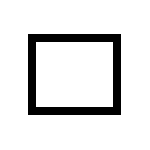
%> input picture trasa_stvorec.bmp, 150 x 150 px
$ octave test_spracovanie_obrazu.m   (GNU Octave 9; MATLAB toolbox functions it lacks are replaced by stand-ins)
%> lines starting %> are read from the running program, lines starting %| are printed output that depends on the picture; in (x1, y1, x2, y2) boxes, pixels count from 0 and x2, y2 are one past the last pixel; in counts of white or black regions, pixels touching at a corner belong together; the program's own positions count from 1
### vyber_trasy.m
function [start,cesta,checkpoints,prekazky] = vyber_trasy(trasa_num)
%> called with trasa_num = 1
%=========================================================================>
%                   VYBER TRASY - Diskrétna forma
%=========================================================================>
% Táto funkcia je rovnaká pre diskrétnu aj analógovú formu pohybu robota.
%
%
% VYBER_TRASY  Nacitanie a uprava trasy
%   START,CESTA,CHECKPOINTS,PREKAZKY = VYBER_TRASY(TRASA_NUM)
%      START        startovacia poloha v tvare [x, y]
%      CESTA        mapa prostredia
%      CHECKPOINTS  poloha checkpointov
%      PREKAZKY     aktualne suradnice prekazok v tvare [x1 y1, x2 y2, ...]
%      TRASA_NUM    ziadane prostredie:
%                                       1 = stvorec
%                                       2 = race track
%                                       3 = kruh
%                                       4 = osmicka
%                                       5 = sestuholnik
%                                       6 = race track_2
%
%
% See also KONTROLA_SNIMACOV, NEURONOVA_SIET, AKTUALIZACIA_ORIENTACIA,
%          KONTROLA_ZMENY_ORIENTAACIE, POHYB, GENETICKY_ALGORITMUS,
%          POHYBUJUCE_PREKAZKY, VYKRESLOVANIE, VYKRESLOVANIE_SIMULACIA.


collum = [75 75 75 75 75 75 75 75];
one = ones(1,8);

if(trasa_num == 1)  %stvorec
    checkpoints = cat(2,[collum; 29:36],[108:115; collum],[collum; 114:121],[35:42;collum]);
%     prekazky = [80 32 112 75 75 118 39 80];
    prekazky = [41 118, 42 108, 38 98, 41 88, 40 78, 42 68, 40 58, 39 48, 42 36, 52 33, 62 34, 72 35, 82 33, 92 31, 102 35, 112 36, 110 46, 109 56,  108 66, 110 76, 112 86, 109 96, 112 106, 109 115, 99 116, 89 114, 79 117, 69 115, 59 114, 49 116, 42 114];
elseif(trasa_num == 2)  %race track
    checkpoints = cat(2,[one*25;46:53],[8:15;one*33],[one*37;14:21],[one*87;29:36],[one*117;2:9], ...
                        [133:140;one*41],[108:115;one*65],[108:115;one*120],[one*77;113:120], ...
                        [one*50;126:133],[21:28;one*110],[35:42;collum]);
    prekazky = [25 48 37 18 117 6 111 65 77 115 25 110];
elseif(trasa_num == 3) %kruh
    checkpoints = cat(2,[collum; 21:28],[119:126; collum],[collum; 124:131], [25:32;collum]);
    prekazky = [75 26 122 75 75 126 24 75];
elseif(trasa_num == 4)  %osmicka
    checkpoints = cat(2,[39:46;one*45],[collum; 9:16],[93:100; one*37],[85:92; one*64],[102:109; one*88],[collum; 131:138],[43:50;one*113], [51:58;one*87]);
    prekazky = [41 45 94 37 104 88 45 113];
elseif(trasa_num == 5)  %sestuholnik
    checkpoints = cat(2,[collum; 25:32],[120:127; collum],[collum; 117:124],[22:29;collum]);
    prekazky = [75 26 122 75 75 119 24 75];
elseif(trasa_num == 6)  %race track_2
    collum4 = [39 39 39 39 39 39 39 39]; collum12 = [137 136 135 134 133 132 131 131]; collum13 = [63 63 63 63 63 63 63 63];
    collum3 = [52 51 50 49 48 47 46 46]; collum11 = [13 13 13 13 13 13 13 13]; collum14 = [87 87 87 87 87 87 87 87];
    collum1 = [63 62 61 60 59 58 57 57]; collum10 = [119 119 119 119 119 119 119 119]; collum15 = [100 100 100 100 100 100 100 100];
    collum2 = [56 56 55 54 53 52 51 51]; collum9 = [95 95 95 95 95 95 95 95]; collum16 = [114 114 114 114 114 114 114 114];
    collum5 = [25 25 25 25 25 25 25 25]; collum8 = [75 75 75 75 75 75 75 75]; collum17 = [126 126 126 126 126 126 126 126];
    collum6 = [47 47 46 45 44 43 42 42]; collum7 = [60 60 60 60 60 60 60 60]; collum18 = [105 105 105 105 105 105 105 105];
    collum19 = [94 94 93 92 91 90 89 89]; collum21 = [49 49 49 49 49 49 49 49]; collum23 = [135 135 135 135 135 135 135 135];
    collum20 = [77 77 77 77 77 77 77 77]; collum22 = [37 37 37 37 37 37 37 37]; collum24 = [120 120 120 120 120 120 120 120];
    collum25 = [108 108 108 108 108 108 108 108];
    collum26 = [102 102 101 100 99 98 97 96]; collum27 = [39 39 38 37 36 35 34 33];

    checkpoints = cat(2, [34:40,40; collum1], [17:23,23; collum3], [13,13:18,18; 16,16:21,21], [collum6;19,19:24,24] ...
        , [collum8; 29:36], [collum10; 2:9], ...
        [collum12; 29:35,35], [108:115; collum13], [108:115; collum14], ...
        [108:115; collum16],[collum18;136:143], [collum20;126:133], ...
        [collum22; 139:146],[21:28; collum24]);
    prekazky = [36 60 14 17 119 4 110 63 105 138 23 120];

end


switch trasa_num
    case 1
        start = [39 74];
        cesta = imread('trasa_stvorec.bmp');
%> cesta is the input picture: size 150x150x3 uint8; 88.8% white; 1 black region, box (x1, y1, x2, y2) and area: (28, 34, 121, 115) 2528
    case 2
        start = [39 74];
        cesta = imread('race_track.bmp');
    case 3
        start = [32 74];
        cesta = imread('trasa_kruh.bmp');
    case 4
        start = [55 74];
        cesta = imread('trasa_osmicka.bmp');
    case 5
        start = [28 74];
        cesta = imread('trasa_sestuholnik.bmp');
    case 6
        start = [39 74];
        cesta = imread('race_track_2.bmp');
end

cesta = (cesta(:,:,1) + cesta(:,:,2) + cesta(:,:,3)) ./ (255);
end

### rotacia_obrazu_v1_BW.m
function [final_image] = rotacia_obrazu_v1_BW(cesta, pozicia, uhol, step, vykreslovanie)
% vytvorenie prostredia
[sirka,vyska] = size(cesta);
%
% prostredie = zeros(sirka,vyska,3);
prostredie = zeros(sirka,vyska);


prostredie(:,:) = cesta*255;


% Zobrazenie prostredia
% figure(2)

% vysek z mapy na zaklade orientacie a polohy
% % musia to byt neparne hodnoty
vysek_sirka = 31;
vysek_vyska = 21;
%%

%left down corner
l_d = [pozicia(1) - round(vysek_sirka), pozicia(2) + round(vysek_vyska/2)-1];
%right down corner
r_d = [pozicia(1) , pozicia(2) + round(vysek_vyska/2)-1];
%left up corner
l_u = [pozicia(1) - round(vysek_sirka), pozicia(2) - round(vysek_vyska/2)-1];
%right up corner
r_u = [pozicia(1) , pozicia(2) - round(vysek_vyska/2)-1];

rohy =[l_d; r_d; l_u; r_u];

% rectangle_crop_coordinates_1 = min(rohy,[],1);

rectangle_crop_coordinates_1 =[min(rohy,[],1),vysek_sirka,vysek_vyska];

%Tu si vyratam kde sa nachadzaju rohy obdlznika po rotacii
%left down corner rotated
l_d_r = rotacia_stvorca(l_d, pozicia, (uhol * pi)/180);
r_d_r = rotacia_stvorca(r_d, pozicia, (uhol * pi)/180);
l_u_r = rotacia_stvorca(l_u, pozicia, (uhol * pi)/180);
r_u_r = rotacia_stvorca(r_u, pozicia, (uhol * pi)/180);

rohy_r = [l_d_r; r_d_r; l_u_r; r_u_r];
max_coordinates_val = max(rohy_r,[],1);
min_coordinates_val = min(rohy_r,[],1);
w = max_coordinates_val(1)- min_coordinates_val(1);
h = max_coordinates_val(2)- min_coordinates_val(2);

% rectangle_crop_coordinates_2 = min(rohy_r(),[],1);
rectangle_crop_coordinates_2 = [min(rohy_r,[],1),w,h];

% rectangle_crop_coordinates = [min(rohy,[],1),max(rohy,[],1)];
%%
croped_image = imcrop(prostredie,rectangle_crop_coordinates_1);
%cropnuty obrazok

%%
% croped_image = imcrop(cesta,rectangle_crop_coordinates);
croped_image = imcrop(prostredie,rectangle_crop_coordinates_2);
% croped_image = imcrop([rectangle_crop_coordinates_2, vysek_sirka, vysek_vyska*2]);

%cropnuty obrazok

%%

% imshow(rotated_croped_image*255)
%orotovany obrazok
rotated_croped_image = imrotate(croped_image,uhol,'bilinear');


%%

cropped_image_size = size(rotated_croped_image);


crop_x_coordinate = round((cropped_image_size(2) - vysek_sirka)/2);
crop_y_coordinate = round((cropped_image_size(1) - vysek_vyska)/2);

rectangle_mask = [crop_x_coordinate,crop_y_coordinate,...
                  vysek_sirka, vysek_vyska];

image = imcrop(rotated_croped_image,rectangle_mask);

image_size = size(image);
x_step=floor(image_size(1)/step);
y_step=floor(image_size(2)/step);

for (i=1:1:x_step)
    for (j=1:1:y_step)
        final_image(i,j)=image(i*step,j*step);
    end
end

if vykreslovanie == 1
    %origo prostredie
    tiledlayout(4,2)
    nexttile([4,1])

    imshow(prostredie)
    title('Povodne prostredie')

    nexttile
    % imshow(croped_image*255)
    imshow(croped_image)
    title('startovaci pohlad(vozidlo v strede)')

    nexttile
    % imshow(croped_image*255)
    imshow(croped_image)
    title('Cropnuty obrazok')

    nexttile
    imshow(rotated_croped_image)
    title('Cropnuty obrazok orotovany okolo vozidla')

    nexttile
    imshow(final_image)
    title('Vysledny obrazok')

    pause(0.001)
end


end

### rotacia_stvorca.m
function [rotated_point] = rotacia_stvorca(point,position,theta)
% // cx, cy - center of square coordinates
% // x, y - coordinates of a corner point of the square
% // theta is the angle of rotation
%
% // translate point to origin
cx = position(1);
cy = position(2);
tempX = point(1) - cx;
tempY = point(2) - cy;

% // now apply rotation
rotatedX = tempX*cos(theta) - tempY*sin(theta);
rotatedY = tempX*sin(theta) + tempY*cos(theta);

% // translate back
x = round(rotatedX + cx);
y = round(rotatedY + cy);
rotated_point = [x,y];
end

### test_spracovanie_obrazu.m
clc
clear
addpath("genetic")

collum = [75 75 75 75 75 75 75 75];
start_line = [36:43; collum];

% start = [39 74];
checkpoints = cat(2,[collum; 29:36],[108:115; collum],[collum; 114:121]);
%x y, 36-43	75, 75	29-36, 109-116	75, 75	114-121

trasa_num = 1;

[start,cesta] = vyber_trasy(trasa_num);
%> start = [39 74]

[riadok_cesta,stlpec_cesta] = size(cesta);
%> riadok_cesta = 150; stlpec_cesta = 150

% Main cyklus

for i=0:4:360
%     rotacia_obrazu_v2_RGB(start,cesta,checkpoints, [74 39], i , 4);
    rotacia_obrazu_v1_BW(cesta,[74 39], i , 5,1);
end
%> this loop made 91 passes
%> pass 1, in rotacia_obrazu_v1_BW, `croped_image = imcrop(prostredie,rectangle_crop_coordinates_1);`:
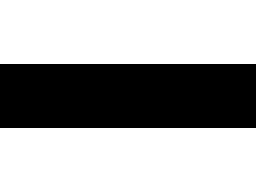
%> croped_image: size 22x32 double (shown 8 times larger); 63.6% white; 1 black region, box (x1, y1, x2, y2) and area: (0, 8, 32, 16) 256
%> pass 1, in rotacia_obrazu_v1_BW, `croped_image = imcrop(prostredie,rectangle_crop_coordinates_2);`:
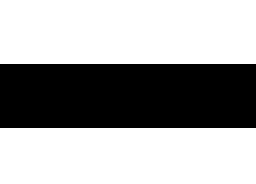
%> croped_image: size 23x32 double (shown 8 times larger); 65.2% white; 1 black region, box (x1, y1, x2, y2) and area: (0, 8, 32, 16) 256
%> pass 1, `rotacia_obrazu_v1_BW(cesta,[74 39], i , 5,1);`:
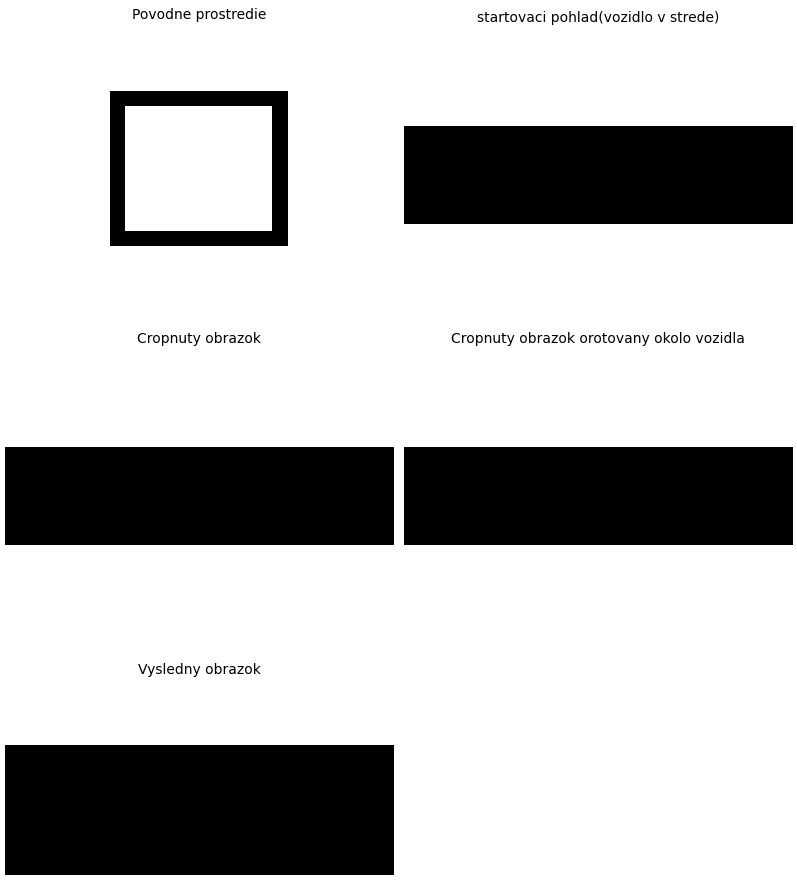
%> figure redrawn from the program's plot data, 5 panels
%> pass 2, in rotacia_obrazu_v1_BW (call 2), `title('Cropnuty obrazok')`:
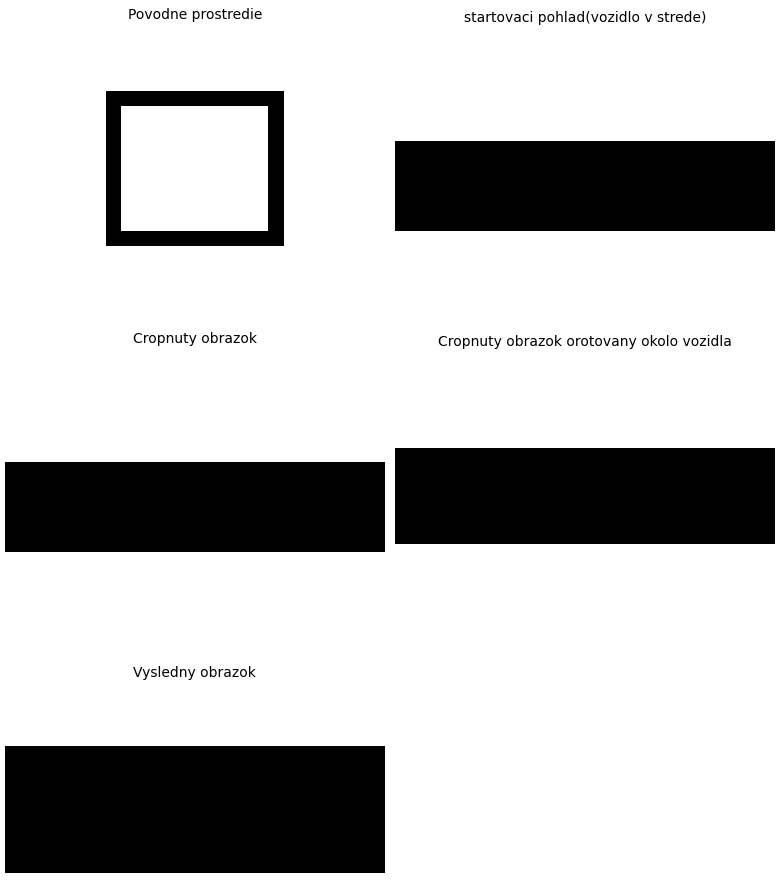
%> figure redrawn from the program's plot data, 5 panels
%> pass 2, in rotacia_obrazu_v1_BW (call 2), `title('Cropnuty obrazok orotovany okolo vozidla')`:
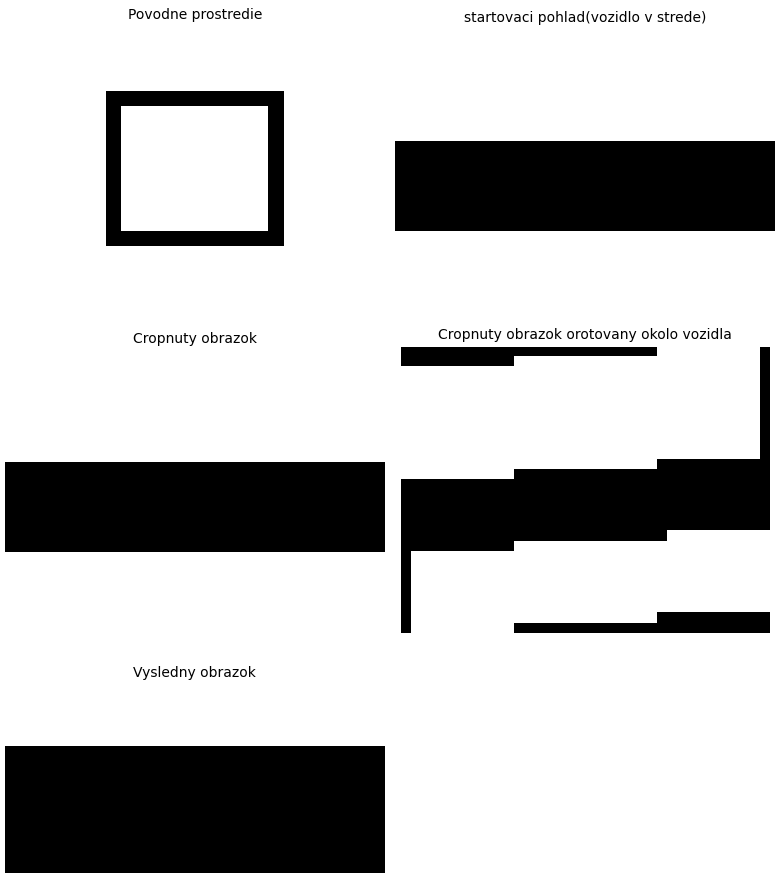
%> figure redrawn from the program's plot data, 5 panels
